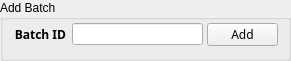
   <widget class="QGroupBox" name="addbatchgroup">
    <property name="enabled">
     <bool>true</bool>
    </property>
    <property name="geometry">
     <rect>
      <x>10</x>
      <y>79</y>
      <width>291</width>
      <height>61</height>
     </rect>
    </property>
    <property name="title">
     <string>Add Batch</string>
    </property>
    <widget class="QLineEdit" name="batchaddedit">
     <property name="enabled">
      <bool>true</bool>
     </property>
     <property name="geometry">
      <rect>
       <x>72</x>
       <y>23</y>
       <width>131</width>
       <height>22</height>
      </rect>
     </property>
     <property name="font">
      <font>
       <family>Arial Unicode MS</family>
       <pointsize>9</pointsize>
       <weight>75</weight>
       <bold>true</bold>
      </font>
     </property>
     <property name="alignment">
      <set>Qt::AlignCenter</set>
     </property>
    </widget>
    <widget class="QPushButton" name="batchaddbuton">
     <property name="enabled">
      <bool>true</bool>
     </property>
     <property name="geometry">
      <rect>
       <x>207</x>
       <y>23</y>
       <width>71</width>
       <height>23</height>
      </rect>
     </property>
     <property name="font">
      <font>
       <family>Arial Unicode MS</family>
      </font>
     </property>
     <property name="text">
      <string>Add</string>
     </property>
    </widget>
    <widget class="QLabel" name="batchaddlabel">
     <property name="enabled">
      <bool>true</bool>
     </property>
     <property name="geometry">
      <rect>
       <x>15</x>
       <y>24</y>
       <width>51</width>
       <height>21</height>
      </rect>
     </property>
     <property name="font">
      <font>
       <family>Arial Unicode MS</family>
       <weight>75</weight>
       <bold>true</bold>
      </font>
     </property>
     <property name="text">
      <string>Batch ID</string>
     </property>
     <property name="alignment">
      <set>Qt::AlignRight|Qt::AlignTrailing|Qt::AlignVCenter</set>
     </property>
    </widget>
   </widget>
